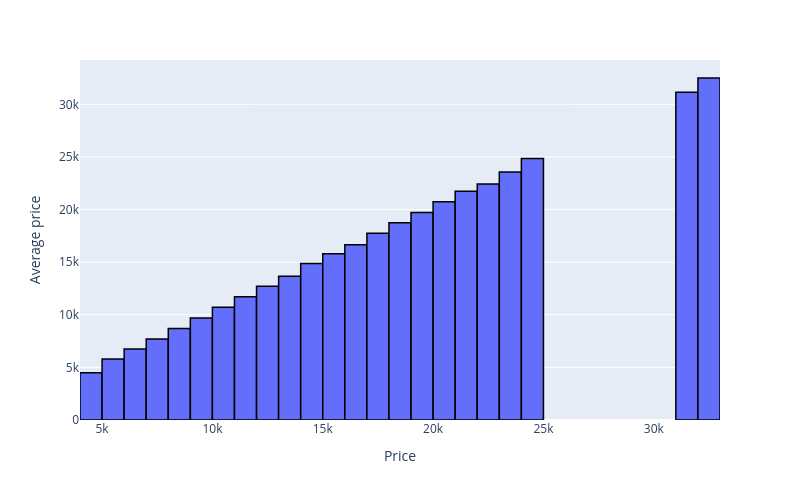
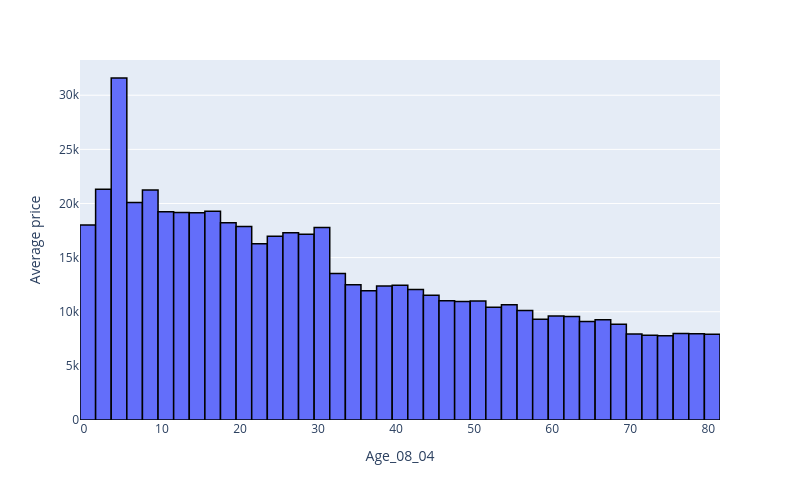
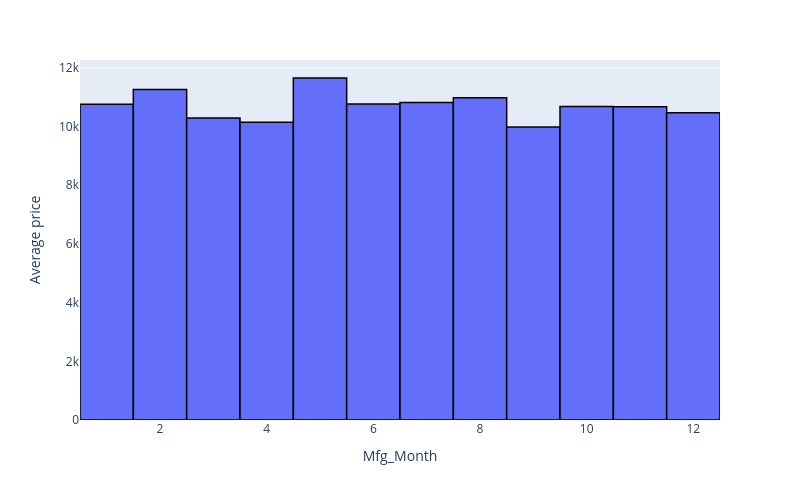
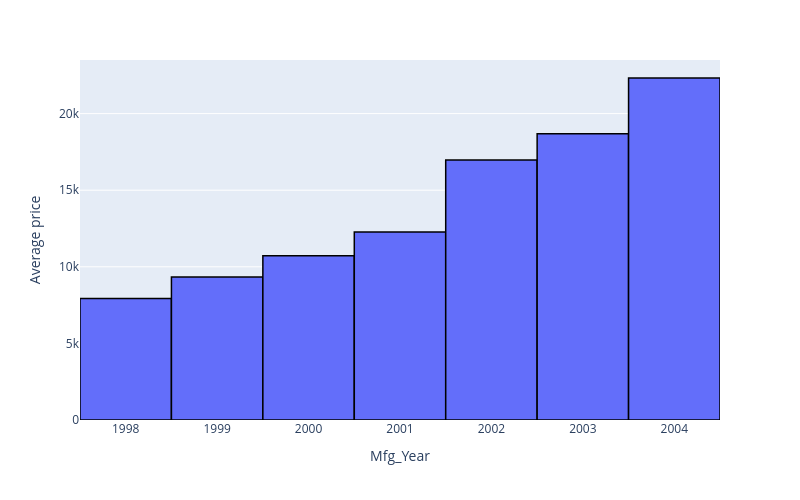

Here is the notebook cell these charts were saved with, in order:
### Code cell
df_cols = df.select_dtypes(include=['int64', 'float64']).columns.to_list()
for i in df_cols:
    fig = px.histogram(
        df,
        x=i,
        y='Price',
        height=500,
        width=800,
        histfunc='avg',
        nbins=50
    )
    fig.update_layout(
        yaxis_title='Average price'
    )
    fig.update_traces(
        marker_line_color='black',
        marker_line_width=1.5
    )
    fig.show()

### Figure 1 — Plotly figure (JSON) as saved in the notebook; plotly's stock layout.template omitted (floating-point values rounded to 4 significant figures; data arrays with more than 128 entries replaced by an {"elided": "..."} marker saying what was removed)
{"data": [{"bingroup": "x", "histfunc": "avg", "hovertemplate": "Price=%{x}<br>avg of Price=%{y}<extra></extra>", "legendgroup": "", "marker": {"color": "#636efa", "line": {"color": "black", "width": 1.5}, "pattern": {"shape": ""}}, "name": "", "nbinsx": 50, "orientation": "v", "showlegend": false, "type": "histogram", "x": {"elided": "1436 int values"}, "xaxis": "x", "y": {"elided": "1436 int values"}, "yaxis": "y"}], "layout": {"barmode": "relative", "height": 500, "legend": {"tracegroupgap": 0}, "margin": {"t": 60}, "width": 800, "xaxis": {"anchor": "y", "domain": [0, 1], "title": {"text": "Price"}}, "yaxis": {"anchor": "x", "domain": [0, 1], "title": {"text": "Average price"}}}}

### Figure 2 — Plotly figure (JSON) as saved in the notebook; plotly's stock layout.template omitted (floating-point values rounded to 4 significant figures; data arrays with more than 128 entries replaced by an {"elided": "..."} marker saying what was removed)
{"data": [{"bingroup": "x", "histfunc": "avg", "hovertemplate": "Age_08_04=%{x}<br>avg of Price=%{y}<extra></extra>", "legendgroup": "", "marker": {"color": "#636efa", "line": {"color": "black", "width": 1.5}, "pattern": {"shape": ""}}, "name": "", "nbinsx": 50, "orientation": "v", "showlegend": false, "type": "histogram", "x": {"elided": "1436 int values"}, "xaxis": "x", "y": {"elided": "1436 int values"}, "yaxis": "y"}], "layout": {"barmode": "relative", "height": 500, "legend": {"tracegroupgap": 0}, "margin": {"t": 60}, "width": 800, "xaxis": {"anchor": "y", "domain": [0, 1], "title": {"text": "Age_08_04"}}, "yaxis": {"anchor": "x", "domain": [0, 1], "title": {"text": "Average price"}}}}

### Figure 3 — Plotly figure (JSON) as saved in the notebook; plotly's stock layout.template omitted (floating-point values rounded to 4 significant figures; data arrays with more than 128 entries replaced by an {"elided": "..."} marker saying what was removed)
{"data": [{"bingroup": "x", "histfunc": "avg", "hovertemplate": "Mfg_Month=%{x}<br>avg of Price=%{y}<extra></extra>", "legendgroup": "", "marker": {"color": "#636efa", "line": {"color": "black", "width": 1.5}, "pattern": {"shape": ""}}, "name": "", "nbinsx": 50, "orientation": "v", "showlegend": false, "type": "histogram", "x": {"elided": "1436 int values"}, "xaxis": "x", "y": {"elided": "1436 int values"}, "yaxis": "y"}], "layout": {"barmode": "relative", "height": 500, "legend": {"tracegroupgap": 0}, "margin": {"t": 60}, "width": 800, "xaxis": {"anchor": "y", "domain": [0, 1], "title": {"text": "Mfg_Month"}}, "yaxis": {"anchor": "x", "domain": [0, 1], "title": {"text": "Average price"}}}}

### Figure 4 — Plotly figure (JSON) as saved in the notebook; plotly's stock layout.template omitted (floating-point values rounded to 4 significant figures; data arrays with more than 128 entries replaced by an {"elided": "..."} marker saying what was removed)
{"data": [{"bingroup": "x", "histfunc": "avg", "hovertemplate": "Mfg_Year=%{x}<br>avg of Price=%{y}<extra></extra>", "legendgroup": "", "marker": {"color": "#636efa", "line": {"color": "black", "width": 1.5}, "pattern": {"shape": ""}}, "name": "", "nbinsx": 50, "orientation": "v", "showlegend": false, "type": "histogram", "x": {"elided": "1436 int values"}, "xaxis": "x", "y": {"elided": "1436 int values"}, "yaxis": "y"}], "layout": {"barmode": "relative", "height": 500, "legend": {"tracegroupgap": 0}, "margin": {"t": 60}, "width": 800, "xaxis": {"anchor": "y", "domain": [0, 1], "title": {"text": "Mfg_Year"}}, "yaxis": {"anchor": "x", "domain": [0, 1], "title": {"text": "Average price"}}}}
